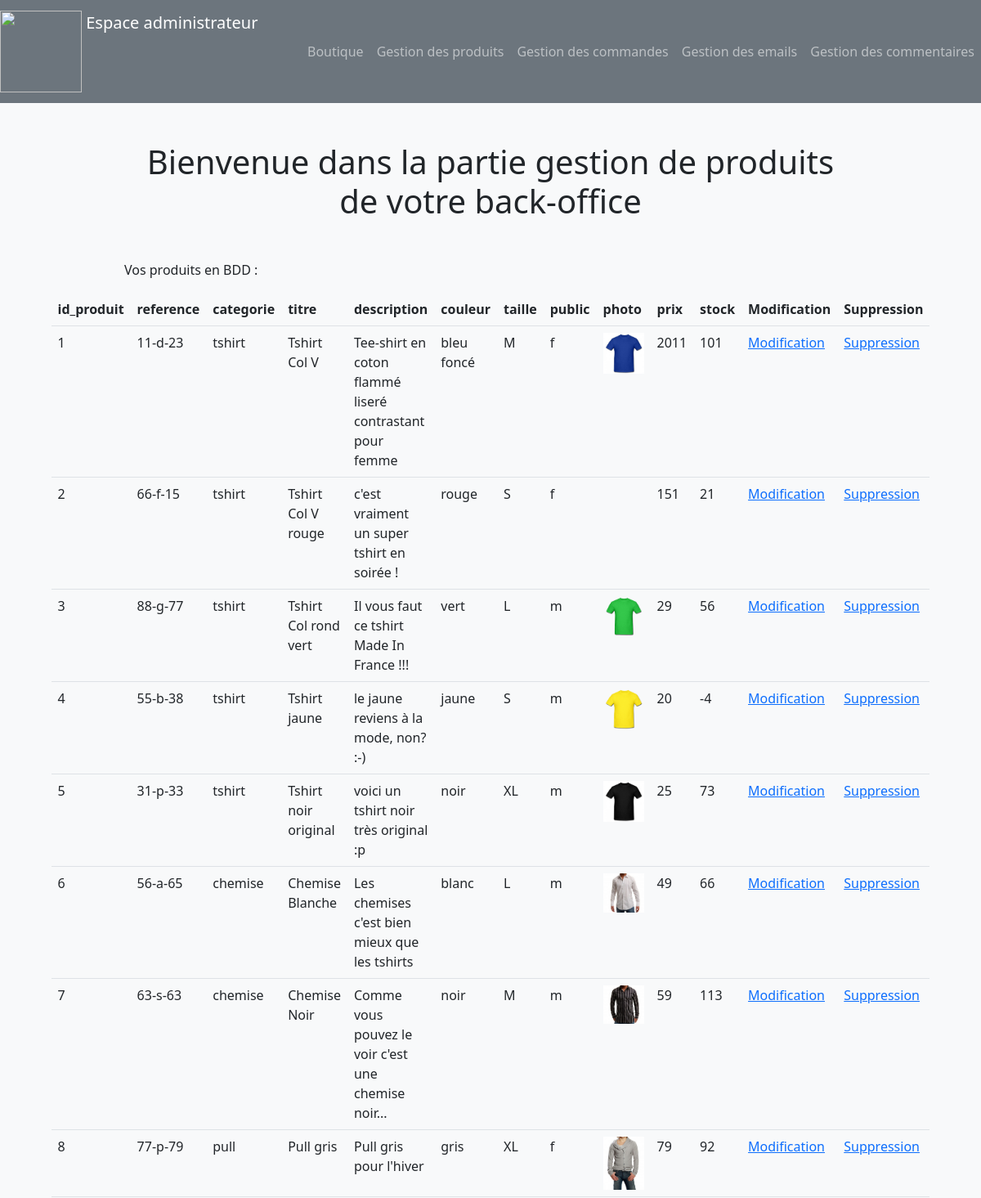
Before: /admin/gestion_produits_sans_pagination.php (upper part) with the older database file.
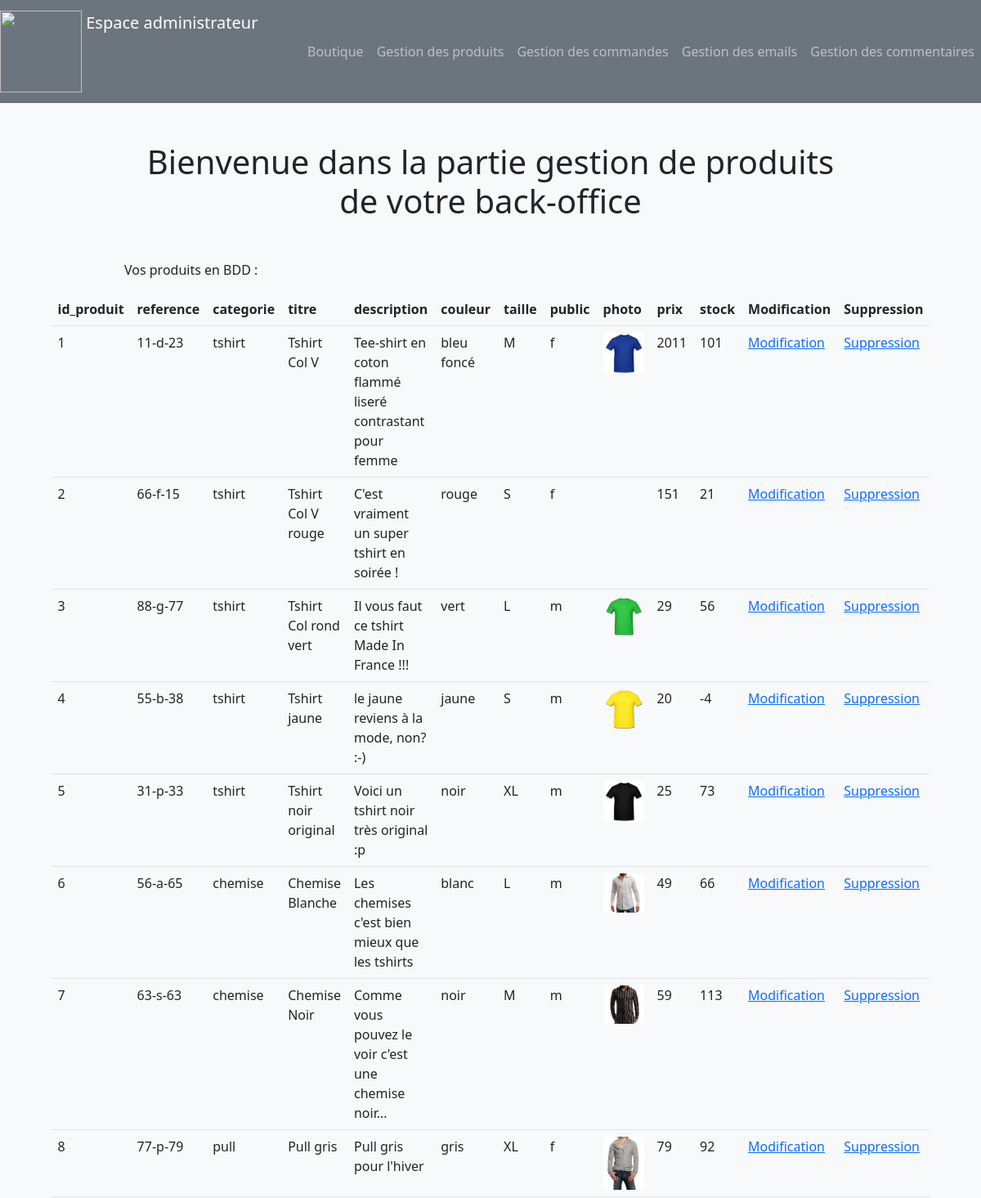
After: the same page with the newer database file.
### tables this page shows
CREATE TABLE `produit` (
  `id_produit` int(3) NOT NULL,
  `reference` varchar(20) NOT NULL,
  `categorie` varchar(20) NOT NULL,
  `titre` varchar(100) NOT NULL,
  `description` text NOT NULL,
  `couleur` varchar(20) NOT NULL,
  `taille` varchar(5) NOT NULL,
  `public` enum('m','f','mixte') NOT NULL,
  `photo` varchar(250) NOT NULL,
  `prix` int(3) NOT NULL,
  `stock` int(3) NOT NULL
);

### admin/gestion_produits_sans_pagination.php (the view, shortened to what this page needs)
<?php
require_once("../inc/init.php");
$stmt = $pdo->query("SELECT * FROM produit");
require_once("inc/header.php");
?>
<h1 class='mb-5 text-center'>Bienvenue dans la partie gestion de produits de votre back-office</h1>
<p>Vos produits en BDD :</p>
<table class="table mb-5">
  <thead class="thead-dark">
    <tr>
        <?php for ($i = 0; $i < $stmt->columnCount(); $i++) {
            $col = $stmt->getColumnMeta($i); ?>
            <th scope="col"><?= $col['name']; ?></th>
        <?php } ?>
        <th scope="col"> Modification  </th>
        <th scope="col"> Suppression  </th>
    </tr>
  </thead>
  <tbody>
        <?php foreach($stmt->fetchAll(PDO::FETCH_ASSOC) as $index => $produit) { ?>
            <tr>
                <?php foreach($produit as $index => $valeur) {
                    if($index == 'photo') { ?>
                        <td> <img style="width:50px" src="<?= $valeur; ?>" alt=""> </td>
                    <?php } else { ?>
                        <td> <?php echo $produit[$index];  ?> </td>
                    <?php } ?>
                <?php } ?>
                <td> <a href="?action=modification&id_produit=<?= $produit["id_produit"]?>#ajout_modif"> Modification </a> </td>
                <td> <a href="?action=suppression&id_produit=<?= $produit["id_produit"]?>"> Suppression </a> </td>
            </tr>
       <?php } ?>
  </tbody>
</table>
<?php
    require_once("inc/footer.php");
?>

Changed rows visible on the page:
changed produit "Tshirt Col V rouge": description "c'est vraiment un super tshirt en soirée !" → "C'est vraiment un super tshirt en soirée !"
changed produit "Tshirt noir original": description "voici un tshirt noir très original :p" → "Voici un tshirt noir très original :p"
